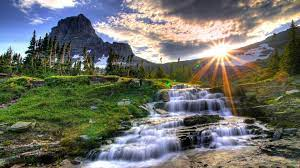
#> input picture The Sparks Foundation (TSF)/Task-2/images/test1.jpeg, 300 x 168 px, found by its file name
$ jupyter execute --allow-errors Color_Identification.ipynb
#> lines starting #> are read from the running program, lines starting #| are printed output that depends on the picture
[cell 1]
import cv2
from sklearn.cluster import KMeans
import matplotlib.pyplot as plt
from PIL import Image
from collections import Counter
import os

[cell 2]
dir_path = "E:/Study and Work/The Sparks Foundation (TSF)/Task-2/images/"

[cell 3]
img = Image.open(dir_path+"test1.jpeg")
#> img is the input picture: PIL image 300x168 RGB; mean R, G, B 110.4, 112.3, 103.3
img_plt = plt.imread(dir_path+"test1.jpeg")
img_cv = cv2.imread(dir_path+"test1.jpeg")

[cell 4]
plt.imshow(img)

[cell 5]
plt.imshow(img_plt)

[cell 6]
plt.imshow(img_cv)   # The default image-reading format in OpenCV is the BGR sequence

[cell 7]
def BGR_to_RGB(image):
    rgb_image = cv2.cvtColor(image, cv2.COLOR_BGR2RGB)
    return rgb_image

def RGB_to_BGR(image):
    bgr_image = cv2.cvtColor(image, cv2.COLOR_RGB2BGR)
    return bgr_image

def BGR_to_GRAY(image):
    gray_image = cv2.cvtColor(image, cv2.COLOR_BGR2GRAY)
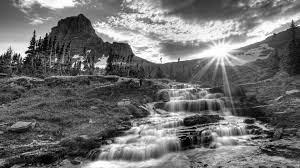
#> gray_image: shape (168, 300); min 0, max 255, mean 110.7
    return gray_image

def RGB_to_GRAY(image):
    gray_image = cv2.cvtColor(image, cv2.COLOR_RGB2GRAY)
    return gray_image

[cell 8]
rgb = BGR_to_RGB(image=img_cv)
plt.imshow(rgb)

[cell 9]
gray_from_bgr = BGR_to_GRAY(img_cv)
plt.imshow(gray_from_bgr, cmap="gray")

[cell 10]
gray_from_rgb = RGB_to_GRAY(img_plt)
plt.imshow(gray_from_rgb, cmap="gray")

[cell 11]
bgr_from_rgb = RGB_to_BGR(img_plt)  # Both img_plt and img are in RGB format, but img_plt is a numpy array which cv2.cvtColor expects
plt.imshow(bgr_from_rgb)

[cell 12]
def RGB2HEX(color):
    return "#{:02x}{:02x}{:02x}".format(int(color[0]), int(color[1]), int(color[2]))

[cell 13]
def get_image(path):
    image = cv2.imread(path)
    rgb_image = BGR_to_RGB(image=image)
    return rgb_image

def modify_image(image):
    # modified_image = cv2.resize(image, resize_params, interpolation = cv2.INTER_AREA)
    modified_image = image.reshape(image.shape[0]*image.shape[1],3)
    return modified_image

def get_colors(image, no_of_colors:int, show_chart:bool=False):
    modified_image = modify_image(image=image)
    kmeans_classifer = KMeans(n_clusters=no_of_colors)
    labels = kmeans_classifer.fit_predict(modified_image)

    counts = Counter(labels)

    center_colors = kmeans_classifer.cluster_centers_
    ordered_colors = [center_colors[i] for i in counts.keys()]
    hex_colors = [RGB2HEX(ordered_colors[i]) for i in counts.keys()]
    rgb_colors = [ordered_colors[i] for i in counts.keys()]

    if (show_chart):
        plt.figure(figsize = (10, 10))
        plt.pie(counts.values(), labels = hex_colors, colors = hex_colors)

    return rgb_colors

[cell 14]
images = []
for file in os.listdir(dir_path):
    if not file.endswith(".txt") or not file.startswith('.'):
        images.append(get_image(dir_path + file))

len(images)
#> Out = 3

[cell 15]
img_plt.shape
#> Out = (168, 300, 3)

[cell 16]
new_img = modify_image(image=img_plt)
# plt.imshow(new_img)

#> (a cell that did not finish here is left out)


#> (a cell that did not finish here is left out)

#> (a cell that did not finish here is left out)


#> (a cell that did not finish here is left out)


#> (a cell that did not finish here is left out)
